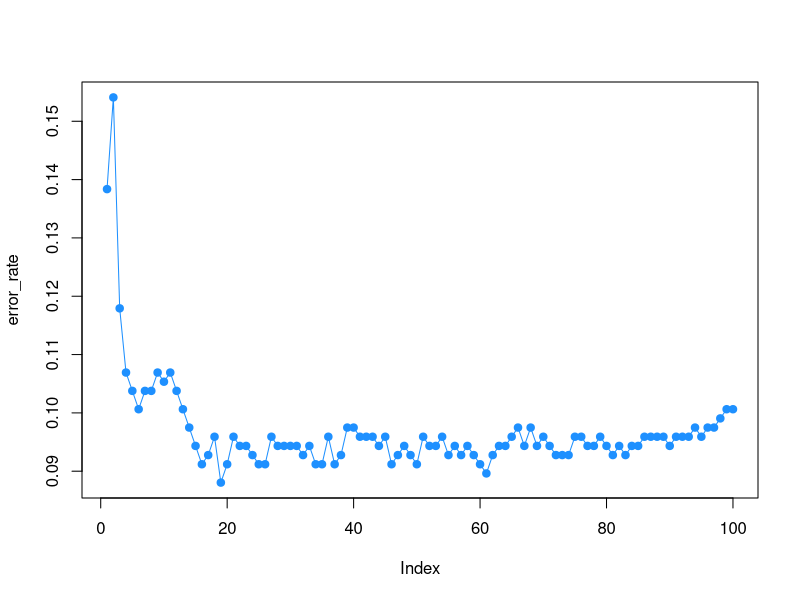

R code for this plot:
## ---- chunk 1
library(MASS) #lda, qda
library(class) #knn
library(tidyverse)
## ---- chunk 2
setwd("/Users/andyshen/Desktop/Git/Stats-101C-F20/Midterm Project")
train <- read.csv("training.csv")
test <- read.csv("test.csv")
## ---- chunk 3
set.seed(5732)
samp <- sample(1:nrow(train), floor(0.8 * nrow(train)), replace = FALSE)
train1 <- train[samp, ]
test_train <- train[-samp, ]
## ---- chunk 4
lda.mod <- lda(
  class ~ FamilyMemberCount + RVIS_percentile + N_Missense + 
    intolerant_pNull + Gene_age + pLOF_Zscore, data = train1
)
preds <- predict(lda.mod, test_train, type = "response")$posterior
preds <- apply(preds, 1, which.max) - 1
tbl <- table(preds, test_train$class)
ter <- sum(diag(tbl)) / sum(tbl)
tbl
## ---- chunk 5
qda.mod <- qda(
  class ~ FamilyMemberCount + RVIS_percentile + N_Missense + 
    intolerant_pNull + Gene_age + pLOF_Zscore, data = train1
)
preds <- predict(qda.mod, test_train, type = "response")$posterior
preds <- apply(preds, 1, which.max) - 1
tbl <- table(preds, test_train$class)
ter <- sum(diag(tbl)) / sum(tbl)
tbl
## ---- chunk 6
train1k <- train1 %>% dplyr::select(-class)
test_traink <- test_train %>% dplyr::select(-class)

for(col in 1:ncol(train1k)) {
  train1k[, col] <- train1k[, col] / max(train1k[, col])
  test_traink[, col] <- test_traink[, col] / max(test_traink[, col])
} #standardizing. ncol(test) == ncol(train)

trainx <- train1k %>% dplyr::select(
  FamilyMemberCount, RVIS_percentile, N_Missense, intolerant_pNull, Gene_age, pLOF_Zscore
)
trainy <- train1$class

testx <- test_traink %>% dplyr::select(
  FamilyMemberCount, RVIS_percentile, N_Missense, intolerant_pNull, Gene_age, pLOF_Zscore
)
testy <- test_train$class

rows <- 100 # max K = 100
knn_mat <- matrix(NA, nrow = rows, ncol = length(testy))
error_rate <- rep(NA, rows)
for(i in 1:rows) {
  knn_mat[i,] <- knn(trainx, testx, trainy, k = i)
  tbl <- table("actual" = testy, "predicted" =  knn_mat[i,])
  error_rate[i] <- 1 - (sum(diag(tbl)) / sum(tbl))
}
plot(error_rate, type = "l", col = "dodgerblue")
points(error_rate, pch = 19, col = "dodgerblue")
best <- which.min(error_rate)
best_tbl <- table("actual" = testy, "predicted" =  knn_mat[best,])
best_tbl
ter <- sum(diag(best_tbl)) / sum(best_tbl)
